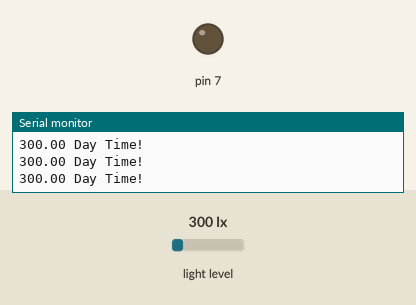
The sketch below on a simulated Arduino Uno, built with avr-gcc and run on an emulated ATmega328P. Shown: output pins drawn as LEDs (lit = HIGH), the last lines printed to the serial monitor. Dashed ring = blinking. The test bench sets the inputs (shaded band); at power-on: light level 300 lx.

Above: at 1.2 s.
1.3 s: light level set to 107 lx
2.8 s: light level set to 90 lx
At 5.7 s:
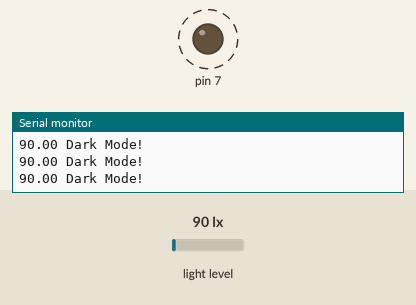
5.8 s: light level set to 500 lx
At 6.4 s:
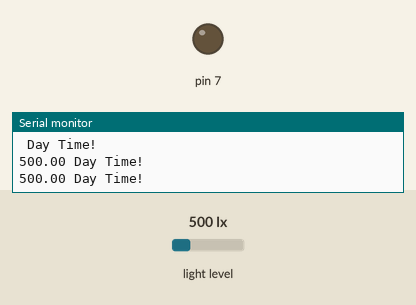
7.3 s: light level set to 40 lx
At 7.72 s:
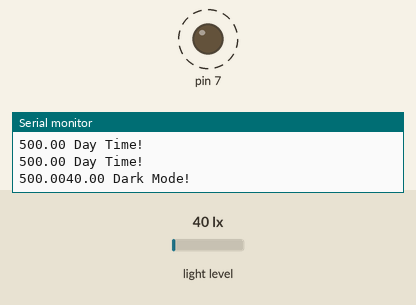
Timing chart, 0 to 11.3 s (numbered marks = the images above; inputs shaded):
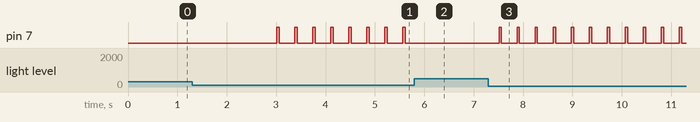

Measured:
- the behaviour switches between 100 and 99 lx on light level (found by bisection; images 0 and 1)
- after the input at 2.8 s, pin 7: alternates HIGH for 0.05 s and LOW for 0.31 s, starting after 0.21 s
- after the input at 5.8 s, pin 7: stops changing and stays LOW
- after the input at 7.3 s, pin 7: alternates HIGH for 0.05 s and LOW for 0.31 s, starting after 0.21 s

The sketch:

Sensing_Wearable_Ben_Kwok_Justin_De_Leon.ino
```cpp
#include <Wire.h>
#include <Adafruit_Sensor.h>
#include <Adafruit_TSL2561_U.h>

int led = 7;
Adafruit_TSL2561_Unified tsl = Adafruit_TSL2561_Unified(TSL2561_ADDR_FLOAT, 12345);

void configureSensor(void)
{
  /* You can also manually set the gain or enable auto-gain support */
  // tsl.setGain(TSL2561_GAIN_1X);      /* No gain ... use in bright light to avoid sensor saturation */
  // tsl.setGain(TSL2561_GAIN_16X);     /* 16x gain ... use in low light to boost sensitivity */
  tsl.enableAutoRange(true);            /* Auto-gain ... switches automatically between 1x and 16x */

  /* Changing the integration time gives you better sensor resolution (402ms = 16-bit data) */
  tsl.setIntegrationTime(TSL2561_INTEGRATIONTIME_13MS);      /* fast but low resolution */
  // tsl.setIntegrationTime(TSL2561_INTEGRATIONTIME_101MS);  /* medium resolution and speed   */
  // tsl.setIntegrationTime(TSL2561_INTEGRATIONTIME_402MS);  /* 16-bit data but slowest conversions */

  /* Update these values depending on what you've set above! */
  Serial.println("------------------------------------");
  Serial.print  ("Gain:         "); Serial.println("Auto");
  Serial.print  ("Timing:       "); Serial.println("13 ms");
  Serial.println("------------------------------------");
}

void setup()
{
    pinMode(7, OUTPUT);
  Serial.begin(9600);
  Serial.println("Light Sensor Test"); Serial.println("");

  //use tsl.begin() to default to Wire,
  //tsl.begin(&Wire2) directs api to use Wire2, etc.
  if(!tsl.begin())
  {
    Serial.print("Ooops, no TSL2561 detected ... Check your wiring or I2C ADDR!");
    while(1);
  }

  configureSensor();
  Serial.println("");
}

void loop(void)
{

  sensors_event_t event;
  tsl.getEvent(&event);

  if (event.light < 100)
  {
  Serial.print(event.light); Serial.println(" Dark Mode!");
  digitalWrite(7, HIGH);   // turn the LED on (HIGH is the voltage level)
  delay(50);                       // wait for a second
  digitalWrite(7, LOW);    // turn the LED off by making the voltage LOW
  delay(50);
  }
  else
  {
    Serial.println(" Day Time!");Serial.print(event.light);
  }
  delay(250);
}
```
